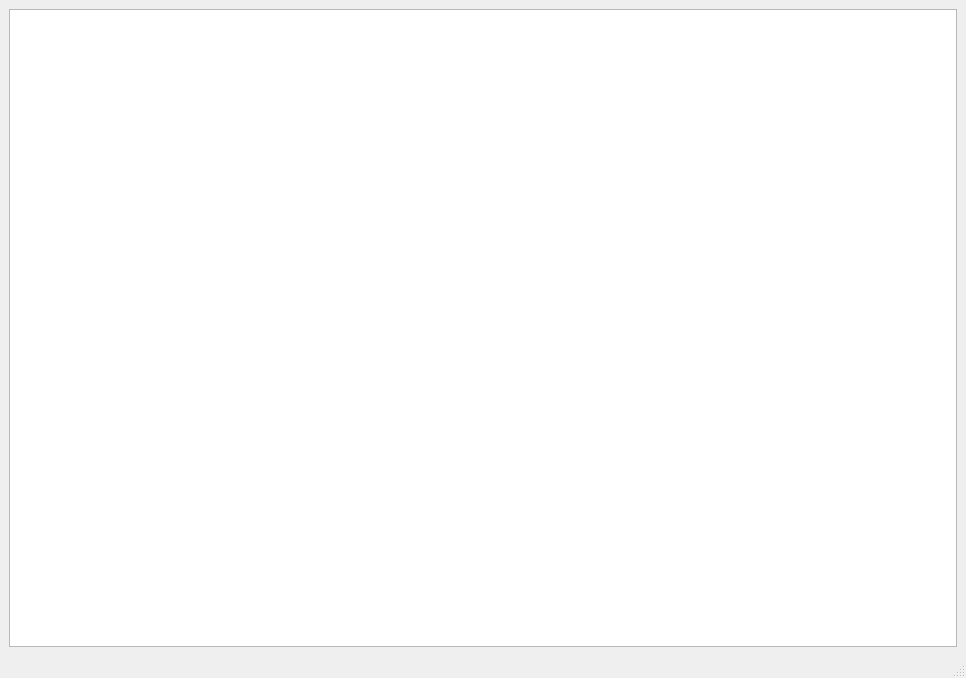
<?xml version="1.0" encoding="UTF-8"?>
<ui version="4.0">
 <class>MainWindow</class>
 <widget class="QMainWindow" name="MainWindow">
  <property name="geometry">
   <rect>
    <x>0</x>
    <y>0</y>
    <width>966</width>
    <height>678</height>
   </rect>
  </property>
  <property name="windowTitle">
   <string>TramSimulation</string>
  </property>
  <widget class="QWidget" name="centralwidget">
   <layout class="QHBoxLayout" name="horizontalLayout">
    <item>
     <widget class="QGraphicsView" name="TramStopMap"/>
    </item>
   </layout>
  </widget>
  <widget class="QMenuBar" name="menubar">
   <property name="geometry">
    <rect>
     <x>0</x>
     <y>0</y>
     <width>966</width>
     <height>20</height>
    </rect>
   </property>
  </widget>
  <widget class="QStatusBar" name="statusbar"/>
 </widget>
 <resources/>
 <connections/>
</ui>
